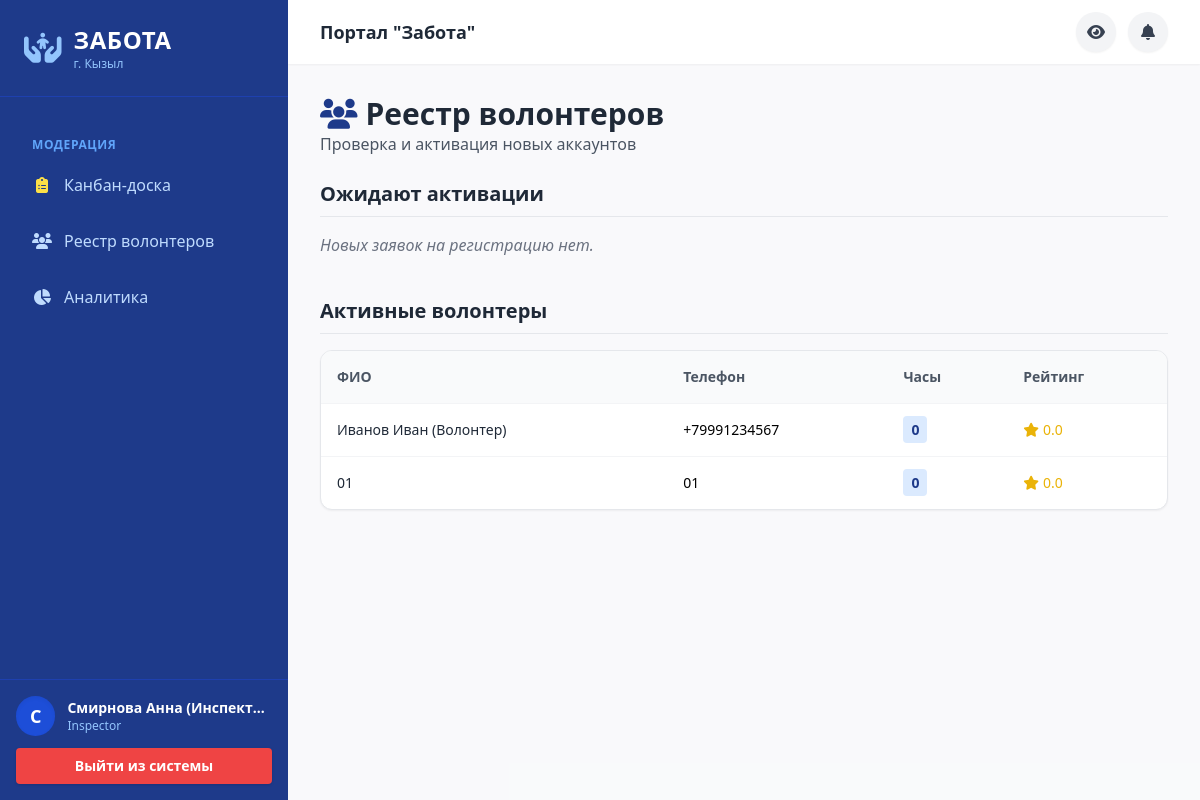
The app's page /admin/volunteers (signed in) with its own data.
### models.py (models this page shows)
class User(Base):
    __tablename__ = "users"
    id = Column(Integer, primary_key=True, index=True)
    full_name = Column(String(255))
    phone = Column(String(20), unique=True, index=True)
    password_hash = Column(String(255))
    role = Column(Enum(UserRole), default=UserRole.resident)
    district_id = Column(Integer, ForeignKey("districts.id"), nullable=True)
    status = Column(Enum(UserStatus), default=UserStatus.active)
    rating = Column(Float, default=0.0)
    volunteer_hours = Column(Integer, default=0)
    created_at = Column(DateTime, default=datetime.utcnow)
    district = relationship("District", back_populates="users")
    applications = relationship("Application", back_populates="user")
    assignments = relationship("TaskAssignment", back_populates="volunteer")
    messages = relationship("TaskMessage", back_populates="sender")
    certificates = relationship("Certificate", back_populates="user")
    notifications = relationship("Notification", back_populates="user", cascade="all, delete-orphan")

### main.py (the view)
@app.get("/admin/volunteers")
async def admin_volunteers_page(request: Request, db: Session = Depends(get_db), user: models.User = Depends(auth.get_current_user)):
    if not user or user.role.name not in ['inspector', 'director']: return RedirectResponse(url="/login")
    pending = db.query(models.User).filter(models.User.role == models.UserRole.volunteer, models.User.status == models.UserStatus.pending).all()
    active = db.query(models.User).filter(models.User.role == models.UserRole.volunteer, models.User.status == models.UserStatus.active).all()
    return templates.TemplateResponse("admin_volunteers.html", {"request": request, "user": user, "pending_users": pending, "active_users": active})

### templates/admin_volunteers.html (shortened to what this page needs)
{% extends "base.html" %}
{% block content %}
<div class="max-w-5xl mx-auto">
    <div class="mb-6">
        <h2 class="text-3xl font-bold text-gray-800"><i class="fa-solid fa-users text-brand mr-2"></i>Реестр волонтеров</h2>
        <p class="text-gray-600">Проверка и активация новых аккаунтов</p>
    </div>
    <h3 class="text-xl font-bold text-gray-800 mb-4 border-b pb-2">Ожидают активации</h3>
    <div class="grid grid-cols-1 md:grid-cols-2 gap-4 mb-10">
        {% for vol in pending_users %}
        <div class="bg-yellow-50 border-l-4 border-yellow-400 p-4 rounded shadow-sm flex justify-between items-center">
            <div>
                <h4 class="font-bold text-gray-800">{{ vol.full_name }}</h4>
                <p class="text-sm text-gray-600"><i class="fa-solid fa-phone mr-1"></i>{{ vol.phone }}</p>
                <p class="text-xs text-gray-500 mt-1">Регистрация: {{ vol.created_at.strftime('%d.%m.%Y') }}</p>
            </div>
            <button onclick="approveVolunteer({{ vol.id }})" class="bg-success text-white px-4 py-2 rounded font-bold shadow hover:bg-emerald-600 transition text-sm">
                Одобрить
            </button>
        </div>
        {% else %}
        <p class="text-gray-500 italic">Новых заявок на регистрацию нет.</p>
        {% endfor %}
    </div>
    <h3 class="text-xl font-bold text-gray-800 mb-4 border-b pb-2">Активные волонтеры</h3>
    <div class="bg-white rounded-xl shadow-sm border border-gray-200 overflow-hidden">
        <table class="w-full text-left text-sm">
            <thead class="bg-gray-50 text-gray-600">
                <tr>
                    <th class="p-4">ФИО</th>
                    <th class="p-4">Телефон</th>
                    <th class="p-4">Часы</th>
                    <th class="p-4">Рейтинг</th>
                </tr>
            </thead>
            <tbody>
                {% for vol in active_users %}
                <tr class="border-t border-gray-100 hover:bg-gray-50">
                    <td class="p-4 font-medium text-gray-800">{{ vol.full_name }}</td>
                    <td class="p-4">{{ vol.phone }}</td>
                    <td class="p-4"><span class="bg-blue-100 text-brand font-bold px-2 py-1 rounded">{{ vol.volunteer_hours }}</span></td>
                    <td class="p-4 text-yellow-500"><i class="fa-solid fa-star mr-1"></i>{{ vol.rating }}</td>
                </tr>
                {% endfor %}
            </tbody>
        </table>
    </div>
</div>
{% endblock %}

### templates/base.html (shortened to what this page needs)
<!DOCTYPE html>
<html lang="ru">
<head>
    <script src="https://cdn.tailwindcss.com"></script>
    <link rel="stylesheet" href="https://cdnjs.cloudflare.com/ajax/libs/font-awesome/6.4.0/css/all.min.css">
</head>
<body class="bg-gray-50 font-sans antialiased transition-all duration-300">
    <div class="flex h-screen overflow-hidden">
        <aside id="sidebar" class="bg-brand text-white w-72 flex-shrink-0 fixed inset-y-0 left-0 transform -translate-x-full md:relative md:translate-x-0 transition-transform duration-300 ease-in-out z-50 flex flex-col shadow-2xl md:shadow-none">
            <div class="p-6 flex items-center justify-between border-b border-blue-800">
                <a href="/" class="flex items-center space-x-3">
                    <i class="fa-solid fa-hands-holding-child text-3xl text-blue-300"></i>
                    <div>
                        <h1 class="text-2xl font-bold tracking-wide">ЗАБОТА</h1>
                        <p class="text-xs text-blue-300">г. Кызыл</p>
                    </div>
                </a>
            </div>
            <nav class="flex-grow p-4 space-y-2 overflow-y-auto mt-2">
                {% if user %}
                    {% if user.role.name in ['inspector', 'director'] %}
                        <p class="text-xs font-bold text-blue-400 uppercase tracking-wider mb-2 mt-4 px-4">Модерация</p>
                        <a href="/admin/dashboard" class="nav-item"><i class="fa-solid fa-clipboard-list w-5 text-center text-yellow-300"></i> Канбан-доска</a>
                        <a href="/admin/volunteers" class="nav-item"><i class="fa-solid fa-users w-5 text-center"></i> Реестр волонтеров</a>
                        <a href="/admin/analytics" class="nav-item"><i class="fa-solid fa-chart-pie w-5 text-center"></i> Аналитика</a>
                    {% endif %}
                {% endif %}
            </nav>
            {% if user %}
            <div class="p-4 bg-blue-900 border-t border-blue-800">
                <div class="flex items-center gap-3 mb-3">
                    <div class="w-10 h-10 rounded-full bg-blue-700 flex items-center justify-center text-lg font-bold text-white shadow-inner">{{ user.full_name[0] }}</div>
                    <div class="overflow-hidden">
                        <p class="truncate font-bold text-sm text-white">{{ user.full_name }}</p>
                        <p class="text-xs text-blue-300 capitalize">{{ user.role.name }}</p>
                    </div>
                </div>
                <a href="/logout" class="block w-full text-center bg-red-500 hover:bg-red-600 transition text-white py-2 rounded text-sm font-bold shadow">Выйти из системы</a>
            </div>
            {% endif %}
        </aside>
        <div class="flex-1 flex flex-col h-screen overflow-hidden relative">
            <header class="bg-white shadow-sm h-16 flex items-center justify-between px-4 md:px-8 z-30">
                <div class="flex items-center">
                    <h2 class="font-bold text-gray-800 hidden sm:block text-lg">Портал "Забота"</h2>
                </div>
                <div class="flex items-center gap-3">
                    <button id="accessibilityBtn" title="Версия для слабовидящих" class="w-10 h-10 rounded-full bg-gray-100 hover:bg-blue-50 text-gray-700 hover:text-brand transition flex items-center justify-center shadow-sm">
                        <i class="fa-solid fa-eye"></i>
                    </button>
                    {% if user %}
                    <div class="relative">
                        <button id="notifBtn" class="relative w-10 h-10 rounded-full bg-gray-100 hover:bg-blue-50 text-gray-700 hover:text-brand transition flex items-center justify-center shadow-sm">
                            <i class="fa-solid fa-bell"></i>
                        </button>
                    </div>
                    {% endif %}
                </div>
            </header>
            <main class="flex-1 overflow-x-hidden overflow-y-auto bg-gray-50/50 p-4 md:p-8">
                <div>
                    {% block content %}{% endblock %}
                </div>
            </main>
        </div>
    </div>
</body>
</html>

### templates/base.html (style rules this page uses)
.nav-item { display: flex; align-items: center; gap: 0.75rem; padding: 0.75rem 1rem; border-radius: 0.5rem; transition: all 0.2s; color: #bfdbfe; }

### records on screen
User: full_name "С", full_name "Смирнова Анна (Инспект…", role.name "Inspector"
User: full_name "Иванов Иван (Волонтер)", phone "+79991234567", volunteer_hours "0", rating "0.0"
User: full_name "01", phone "01", volunteer_hours "0", rating "0.0"
